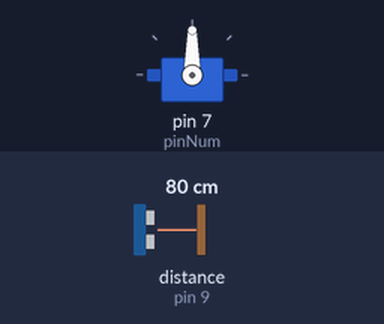
This sketch was run on a simulated Arduino Uno, built with avr-gcc and run on an emulated ATmega328P. Shown: servo. Wiring (inferred from the names in the program): ultrasonic range finder: trigger pin 8; echo pin 9. The inputs (shaded band) are chosen by the test bench; at power-on: distance to the obstacle (sensor on pin 9) 80 cm. The echo pulse lasts 58.3 µs per cm; what the sketch prints to the serial monitor is not drawn.

Above: at 1.2 s.
1.3 s: distance to the obstacle (sensor on pin 9) set to 9 cm
3.3 s: distance to the obstacle (sensor on pin 9) set to 6 cm
At 4.0 s:
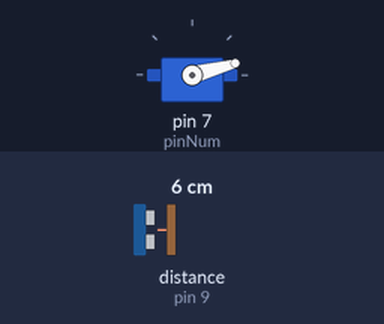
Timing chart, 0 to 9.8 s (numbered marks = the images above; inputs shaded):
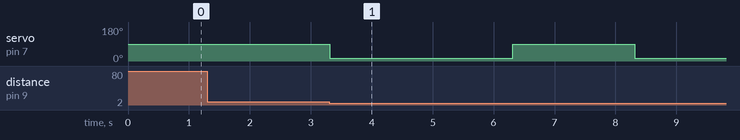

Measured:
- the behaviour switches between 8 and 7 cm on distance to the obstacle (sensor on pin 9) (found by bisection; images 0 and 1)
- after the input at 1.3 s, every drawn part: stays the same
- after the input at 3.3 s, servo on pin 7 (pinNum): 90° → 15° at once, → 90° 3.0 s later, → 15° 2.0 s later

The sketch:

Smart_Trash_Can.ino
```cpp
#include <Servo.h>

const int TriggerPin  = 8;      //Trig pin
const int EchoPin     = 9;         //Echo pin
long Duration         = 0;

Servo servo;
const int pinNum      = 7;

const int checkDistance = 7;
const int checkTime     = 1000;
const int openTime      = 3000;
const int closeTime     = 2000;

unsigned long startTime;
bool flag_for_time_count = false;

void setup()
{
  pinMode(TriggerPin, OUTPUT);  // Trigger is an output pin
  pinMode(EchoPin, INPUT);      // Echo is an input pin
  Serial.begin(9600);          // Serial Output

  servo.attach(pinNum, 500, 2400);
  servo.write(90); // 一開始先置中90度
}

void loop()
{
  SettingForDistanceSensor();

  long Distance_cm = Distance(Duration);   // Use function to calculate the distance
  if(Distance_cm < checkDistance)
  {
      Serial.print("open!");
      servo.write(15);
      delay(openTime);
      Serial.print("close!");
      servo.write(90);
      delay(closeTime);

//      if(flag_for_time_count == false)
//      {
//        flag_for_time_count = true;
//        startTime = millis();
//
//        Serial.println("Record start time");
//      }
//
//      Serial.println(millis() - startTime);
//
//      if(millis() - startTime >= checkTime)
//      {
//        Serial.print("opening!");
//        servo.write(10);
//        delay(openTime);
//        servo.write(90);
//        delay(closeTime);
//         Serial.print("closeed!");
//        flag_for_time_count = false;
//      }
  }
  else
  {
      Serial.print("Nothing!!");
//    flag_for_time_count = false;
  }
}

void SettingForDistanceSensor()
{
  digitalWrite(TriggerPin, LOW);
  digitalWrite(EchoPin, LOW);
  delayMicroseconds(5);
  digitalWrite(TriggerPin, HIGH);          // Trigger pin to HIGH
  delayMicroseconds(10);                   // 10us high
  digitalWrite(TriggerPin, LOW);           // Trigger pin to HIGH

  Duration = pulseIn(EchoPin, HIGH);        // Waits for the echo pin to get high
}

long Distance(long time)
{
  long DistanceCalc;                      // Calculation variable

  DistanceCalc = ((time * 0.034) / 2);     // Actual calculation in cm
  return DistanceCalc;                    // return calculated value
}

//unsigned long CalculateDeltaTime()
//{
//  unsigned long currentTime = millis();
//  unsigned long deltaTime = currentTime - oldTime;
//  oldTime = currentTime;
//  return deltaTime;
//}
```
